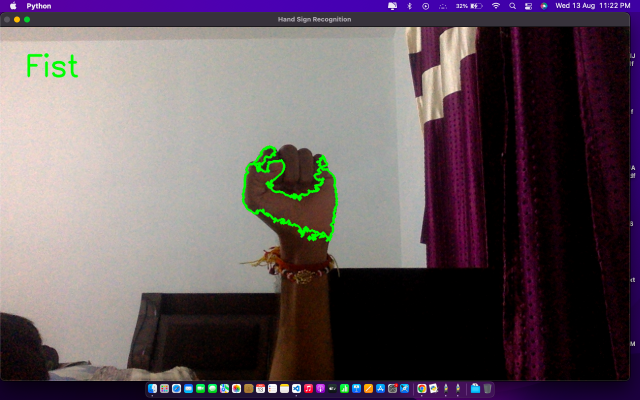
#> input picture case1_Fist.png, 1280 x 800 px, given in place of the camera (shown at 1/2 size)
$ python signtotext.py
#> lines starting #> are read from the running program, lines starting #| are printed output that depends on the picture; after the words box and inside, x2 and y2 are one past the last pixel; in counts of white or black regions, pixels touching at a corner belong together
import cv2
import numpy as np

# Define HSV range for skin color (can adjust for lighting/skin tone)
lower_skin = np.array([0, 30, 60], dtype=np.uint8)
upper_skin = np.array([20, 150, 255], dtype=np.uint8)

# Gesture mapping (very basic placeholder)
gesture_map = {
    "OPEN_HAND": "Hello",
    "FIST": "Fist"
}

def detect_gesture(contour):
    area = cv2.contourArea(contour)
    if area > 40000:  # big contour → open hand
        return "OPEN_HAND"
    elif area > 10000:  # smaller → fist
        return "FIST"
    else:
        return None

cap = cv2.VideoCapture(0)

while True:
    ret, frame = cap.read()
#> frame is the input picture: shape (800, 1280, 3); mean B, G, R 92.3, 87, 99.4
    if not ret:
        break

    # Flip for mirror effect
    frame = cv2.flip(frame, 1)
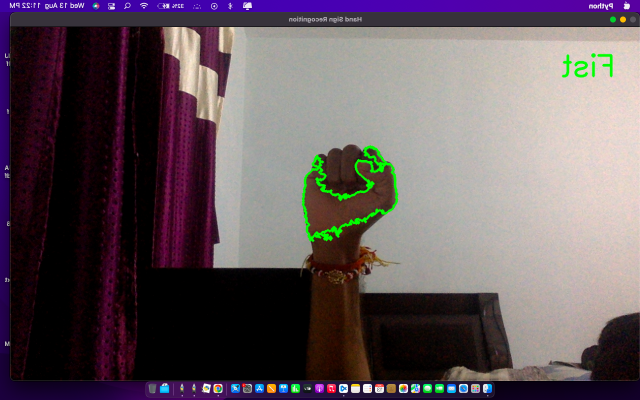
#> frame: shape (800, 1280, 3) (shown at 1/2 size); mean B, G, R 92.3, 87, 99.4

    # Convert to HSV color space
    hsv = cv2.cvtColor(frame, cv2.COLOR_BGR2HSV)
#> hsv: shape (800, 1280, 3); mean H, S, V 60.7, 97.9, 106.6

    # Threshold to get skin region
    mask = cv2.inRange(hsv, lower_skin, upper_skin)
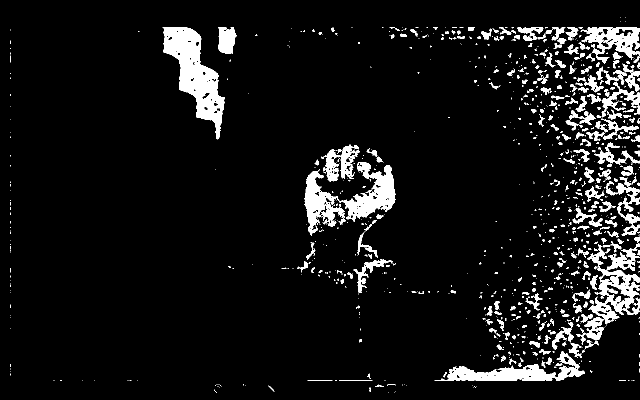
#> mask: shape (800, 1280) (shown at 1/2 size); 7.4% white; 1010 white regions (706 under 20 px)

    # Find contours
    contours, _ = cv2.findContours(mask, cv2.RETR_TREE, cv2.CHAIN_APPROX_SIMPLE)
#> contours = 1370 contours, 1080 with area under 20; largest, box (x1, y1, x2, y2) and area: (325, 54, 450, 279) 11604, (1175, 486, 1280, 648) 7347, (869, 702, 1169, 762) 5768, (668, 324, 791, 443) 5517, (1161, 54, 1280, 127) 4429

    if contours:
        max_contour = max(contours, key=cv2.contourArea)
#> max_contour = contour of 301 points, box (x1, y1, x2, y2) (325, 54, 450, 279), area 11604
        gesture = detect_gesture(max_contour)
#> in detect_gesture, `area = cv2.contourArea(contour)`: area = 11603.5
#> gesture = 'FIST'
        if gesture:
            text = gesture_map.get(gesture, "")
#> text = 'Fist'
            cv2.putText(frame, text, (50, 100), cv2.FONT_HERSHEY_SIMPLEX,
                        2, (0, 255, 0), 3, cv2.LINE_AA)

        # Draw contour
        cv2.drawContours(frame, [max_contour], -1, (0, 255, 0), 3)
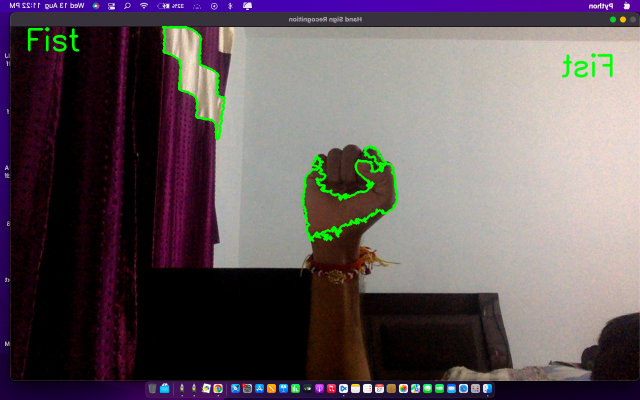
#> frame: shape (800, 1280, 3) (shown at 1/2 size); mean B, G, R 92, 87.7, 98.9

    cv2.imshow("Hand Sign Recognition", frame)

    if cv2.waitKey(1) & 0xFF == 27:  # ESC to quit
#> (key Esc is pressed here)
        break

cap.release()
cv2.destroyAllWindows()
